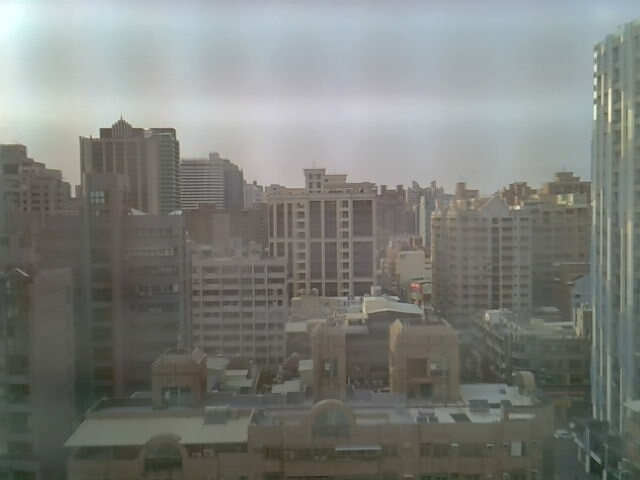
#> input picture BA2.jpg, 640 x 480 px, found by its file name
$ python MainTest2.py
#> lines starting #> are read from the running program, lines starting #| are printed output that depends on the picture
### ImageStitching.py
# OpenCV安裝：pip install opencv-python.import warnings  # 匯入 warnings 模組，用於處理警告訊息
from pathlib import Path
import cv2  # 匯入 OpenCV，用於圖像處理
#pip install matplotlib
import matplotlib.pyplot as plt  # 匯入 Matplotlib，用於圖像顯示
#pip install imageio
import imageio # 匯入 ImageIO，用於圖像讀取與保存
import numpy as np

from datetime import datetime

from ImageStitchingEnum import FeatureExtractionAlgoEnum  # 匯入自定義的特徵提取算法枚舉類
from ImageStitchingEnum import FeatureToMatchEnum  # 匯入自定義的特徵匹配方法枚舉類

#因有用到Switch寫法，所以Python需使用3.10以上版本

from KeyPointsMatching import key_points_matching, key_points_matching_KNN
from SelectDescriptor import select_descriptor_methods
from HomographyStitching import homography_stitching  # 匯入自定義的單應性拼接函數

cv2.ocl.setUseOpenCL(False)  # 禁用 OpenCL 加速以避免潛在的兼容性問題
import warnings  # 匯入 warnings 模組，用於處理警告訊息
warnings.filterwarnings('ignore')  # 忽略所有警告訊息

def main():
    StitchImageByFileName('ba2.jpg', 'ba1.jpg', FeatureExtractionAlgo=FeatureExtractionAlgoEnum.ORB)

StartStitchingTime=0

def StitchImageBySource(TrainPhoto, QueryPhoto, ShowPhoto=False, SavePhoto=False, FeatureExtractionAlgo=FeatureExtractionAlgoEnum.SIFT, FeatureToMatch=FeatureToMatchEnum.BF):
    print("StitchImageBySource")

    if TrainPhoto is None:
        print("TrainPhoto is None")
        return None
    if QueryPhoto is None:
        print("QueryPhoto is None")
        return None

    return __Stitching(TrainPhoto, QueryPhoto, ShowPhoto, SavePhoto, FeatureExtractionAlgo, FeatureToMatch)

# [16 lines left out: function StitchImageByFileName, not called in this run]

# 私有
def __Stitching(TrainPhoto, QueryPhoto, ShowPhoto, SavePhoto, FeatureExtractionAlgo, FeatureToMatch):
    print("Start stitching FeatureExtractionAlgo : "+FeatureExtractionAlgo.name+", FeatureToMatch : "+FeatureToMatch.name)  # 輸出開始拼接的訊息

    StartStitchingTime = datetime.now()

    # SIFT
    # SURF
    # BRISK
    # BRIEF
    # ORB
    #feature_extraction_algo = FeatureExtractionAlgo  # 設定特徵提取算法為 SIFT

    #bf
    #knn
    #feature_to_match = FeatureToMatch  # 設定特徵匹配方法為暴力匹配（BFMatcher）


    # OpenCV 的顏色通道順序為 BGR，需轉換為 RGB 以便 Matplotlib 正確顯示
    train_photo = cv2.cvtColor(TrainPhoto, cv2.COLOR_BGR2RGB)
    # 將訓練圖片轉換為灰階
    train_photo_gray = cv2.cvtColor(train_photo, cv2.COLOR_RGB2GRAY)


    query_photo = cv2.cvtColor(QueryPhoto, cv2.COLOR_BGR2RGB)  # 轉換為 RGB
    query_photo_gray = cv2.cvtColor(query_photo, cv2.COLOR_RGB2GRAY)  # 轉換為灰階

    # 顯示查詢圖片和訓練圖片
    if ShowPhoto or SavePhoto:
        fig, (ax1, ax2) = plt.subplots(nrows=1, ncols=2, constrained_layout=False, figsize=(16, 9))
        ax1.imshow(query_photo, cmap="gray")  # 顯示查詢圖片
        ax1.set_xlabel("Query image", fontsize=14)  # 設定標籤

        ax2.imshow(train_photo, cmap="gray")  # 顯示訓練圖片
        ax2.set_xlabel("Train image (Image to be transformed)", fontsize=14)  # 設定標籤

        #存圖
        if SavePhoto:
            plt.savefig("./output/original_compare"+'.jpeg', bbox_inches='tight', dpi=300, format='jpeg')
    #==================顯示圖


    #plt.show()  # 顯示圖像（目前註解掉）
    #==================顯示圖


    # 提取訓練圖片的特徵點和描述符
    keypoints_train_img, features_train_img = select_descriptor_methods(train_photo_gray, method=FeatureExtractionAlgo)

    # 提取查詢圖片的特徵點和描述符
    keypoints_query_img, features_query_img = select_descriptor_methods(query_photo_gray, method=FeatureExtractionAlgo)

    # 遍歷查詢圖片的特徵點，提取相關屬性（僅作為範例，未使用）
    for keypoint in keypoints_query_img:
        x, y = keypoint.pt  # 特徵點的座標
        size = keypoint.size  # 特徵點的大小
        orientation = keypoint.angle  # 特徵點的方向
        response = keypoint.response  # 特徵點的響應值
        octave = keypoint.octave  # 特徵點所在的金字塔層
        class_id = keypoint.class_id  # 特徵點的類別 ID

    #print("keypoints_query_img : "+len(keypoints_query_img))  # 輸出查詢圖片的特徵點數量
    features_query_img.shape  # 獲取查詢圖片特徵描述符的形狀（未使用）

    #圖片合併
    #切縫合併

    # 顯示檢測到的特徵點
    if ShowPhoto or SavePhoto:
        fig, (ax1, ax2) = plt.subplots(nrows=1, ncols=2, figsize=(20, 8), constrained_layout=False)

        ax1.imshow(cv2.drawKeypoints(train_photo_gray, keypoints_train_img, None, color=(0, 255, 0)))  # 訓練圖片的特徵點
        ax1.set_xlabel("(a)", fontsize=14)

        ax2.imshow(cv2.drawKeypoints(query_photo_gray, keypoints_query_img, None, color=(0, 255, 0)))  # 查詢圖片的特徵點
        ax2.set_xlabel("(b)", fontsize=14)

        #存圖
        if SavePhoto:
            plt.savefig("./output/" + FeatureExtractionAlgo.name + "_features_img_"+'.jpeg', bbox_inches='tight', dpi=300,  format='jpeg')  # 保存特徵點圖像（目前註解掉）

    #==================顯示圖

    #plt.show()  # 顯示圖像（目前註解掉）
    #==================顯示圖


    # 使用 BFMatcher 進行特徵匹配
    #bf = cv2.BFMatcher(cv2.NORM_L2, crossCheck=True)
    # matches = bf.match(features_train_img, features_query_img)
    # #matches = bf.knnMatch(features_train_img, features_query_img, k=6)  # 使用 KNN 匹配

    # # 按照距離排序匹配結果
    # matches = sorted(matches, key=lambda x: x.distance)

    def CheckMatches(matches):
        if matches is None or len(matches) == 0:
            print("No matches found.")
            return False
        return True

    #matches = None
    #mapped_features_image = None
    match FeatureToMatch:
        case FeatureToMatchEnum.BF:
            matches = key_points_matching(features_train_img, features_query_img, FeatureExtractionAlgo)
            if not CheckMatches(matches):
                return None

            mapped_features_image = cv2.drawMatches(train_photo, keypoints_train_img, query_photo, keypoints_query_img, matches[:100],
                None,flags=cv2.DrawMatchesFlags_NOT_DRAW_SINGLE_POINTS)
        case FeatureToMatchEnum.KNN:# Now for cross checking draw the feature-mapping lines also with KNN
            matches = key_points_matching_KNN(features_train_img, features_query_img, ratio=0.75, method=FeatureExtractionAlgo)
            if not CheckMatches(matches):
                return None

            mapped_features_image = cv2.drawMatches(train_photo, keypoints_train_img, query_photo, keypoints_query_img, np.random.choice(matches,100),
                None,flags=cv2.DrawMatchesFlags_NOT_DRAW_SINGLE_POINTS)

    if ShowPhoto or SavePhoto:
        fig = plt.figure(figsize=(20, 8))

        plt.imshow(mapped_features_image)

    #plt.show()

    #存圖
    if SavePhoto:
        plt.savefig("./output/"+FeatureToMatch.name+"_matches_img_"+'.jpeg', bbox_inches='tight', dpi=300, format='jpeg')


    # 呼叫 homography_stitching 函數計算單應性矩陣
    M = homography_stitching(keypoints_train_img, keypoints_query_img, matches, reprojThresh=4)

    if M is None:  # 如果無法計算單應性矩陣，輸出錯誤訊息
        print("homography_stitching is none!")
        return None

    try:
        (matches, Homography_Matrix, status) = M  # 解包返回值
    except Exception as e:
        print("解包返回值 EX : "+str(e))
        return None

    print("Homography_Matrix : ", Homography_Matrix)

    # 計算拼接後圖像的寬度和高度
    width = query_photo.shape[1] + train_photo.shape[1]
    print("Total width : ", width)  # 輸出總寬度

    height = max(query_photo.shape[0], train_photo.shape[0])
    print("Total height : ", height)  # 輸出總高度

    # 使用單應性矩陣進行透視變換，將訓練圖片對齊到查詢圖片
    if Homography_Matrix is None or Homography_Matrix.shape != (3, 3):
        # 檢查 Homography_Matrix 是否有效： 在使用 cv2.warpPerspective 前，檢查矩陣是否為 None 並且符合要求
        print("Invalid Homography_Matrix!")
        return None
    result = cv2.warpPerspective(train_photo, Homography_Matrix, (width, height))

    # 將查詢圖片的像素覆蓋到結果圖像中
    result[0:query_photo.shape[0], 0:query_photo.shape[1]] = query_photo

    if ShowPhoto or SavePhoto:
        # 顯示拼接結果
        plt.figure(figsize=(20, 10))
        #plt.axis('off')
        plt.imshow(result)

        # 保存拼接結果
        if SavePhoto:
            imageio.imwrite("./output/horizontal_panorama_img_"+'.jpeg', result)

        #最終顯示圖像
        if ShowPhoto:
            plt.show()

    # 釋放記憶體
    plt.close('all')  # 關閉 Matplotlib 窗口

    print("合併所耗時間："+str(datetime.now()-StartStitchingTime))

    return result  # 返回拼接結果圖像

# [2 lines that do not run on import are left out]

### SelectDescriptor.py
import cv2  # �פJ OpenCV�A�Ω�Ϲ��B�z
from ImageStitchingEnum import FeatureExtractionAlgoEnum  # 匯入自定義的特徵提取算法枚舉類

def select_descriptor_methods(image, method=None):

    assert method is not None, "Please define a feature descriptor method. accepted Values are: 'sift', 'surf'"

    match method:
        case FeatureExtractionAlgoEnum.SIFT:
            descriptor = cv2.SIFT_create()
        case FeatureExtractionAlgoEnum.SURF:
            descriptor = cv2.SURF_create()
        case FeatureExtractionAlgoEnum.BRISK:
            descriptor = cv2.BRISK_create()
        # case 'brief':
        #     descriptor = cv2.xfeatures2d.BriefDescriptorExtractor_create()
        case FeatureExtractionAlgoEnum.ORB:
            descriptor = cv2.ORB_create()

    (keypoints, features) = descriptor.detectAndCompute(image, None)

    return (keypoints, features)

### HomographyStitching.py
import cv2
import numpy as np  # 匯入 NumPy，用於數值計算

def homography_stitching(keypoints_train_img, keypoints_query_img, matches, reprojThresh):
    """

    Perform homography stitching by calculating the homography matrix.
    converting the keypoints to numpy arrays before passing them for calculating Homography Matrix.

    Because we are supposed to pass 2 arrays of coordinates to cv2.findHomography, as in I have these points in image-1, and I have points in image-2, so now what is the homography matrix to transform the points from image 1 to image 2

    Args:
        keypoints_train_img (list): List of keypoints from the training image.
        keypoints_query_img (list): List of keypoints from the query image.
        matches (list): List of matches between key points in the training and query images.
        reprojThresh (float): Reprojection threshold for the RANSAC algorithm.

    Returns:
        tuple: Tuple containing the matches, homography matrix, and status.
               - matches (list): List of matches between key points in the training and query images.
               - H (numpy.ndarray): Homography matrix.
               - status (numpy.ndarray): Status of inlier points.

    Note:
        The minimum number of matches required for calculating the homography is 4.


    """
    keypoints_train_img = np.float32([keypoint.pt for keypoint in keypoints_train_img])
    keypoints_query_img = np.float32([keypoint.pt for keypoint in keypoints_query_img])

    ''' For findHomography() - I need to have an assumption of a minimum of correspondence points that are present between the 2 images. Here, I am assuming that Minimum Match Count to be 4 '''
    if len(matches) > 4:
        # construct the two sets of points
        points_train = np.float32([keypoints_train_img[m.queryIdx] for m in matches])
        points_query = np.float32([keypoints_query_img[m.trainIdx] for m in matches])

        # Calculate the homography between the sets of points
        (H, status) = cv2.findHomography(points_train, points_query, cv2.RANSAC, reprojThresh)

        return (matches, H, status)
    else:
        return None

### KeyPointsMatching.py
import cv2
from ImageStitchingEnum import FeatureExtractionAlgoEnum  # 匯入自定義的特徵提取算法枚舉類

def key_points_matching(features_train_img, features_query_img, method):
    """
    Perform key points matching between the features of a train image and a query image using a specified method.

    Parameters:
    features_train_img (np.ndarray): Features of the train image.
    features_query_img (np.ndarray): Features of the query image.
    method (str): Method to use for matching.

    Returns:
    rawMatches (list): List of raw matches between the train and query images.
    """
    bf = create_matching_object(method, crossCheck=True)

    # Match descriptors.
    best_matches = bf.match(features_train_img,features_query_img)

    # Sort the features in order of distance.
    # The points with small distance (more similarity) are ordered first in the vector
    rawMatches = sorted(best_matches, key = lambda x:x.distance)
    print("Raw matches with Brute force):", len(rawMatches))
    return rawMatches

# [26 lines left out: function key_points_matching_KNN, not called in this run]

def create_matching_object(method,crossCheck):
    "Create and return a Matcher Object"

    # For BF matcher, first we have to create the BFMatcher object using cv2.BFMatcher().
    # It takes two optional params.
    # normType - It specifies the distance measurement
    # crossCheck - which is false by default. If it is true, Matcher returns only those matches
    # with value (i,j) such that i-th descriptor in set A has j-th descriptor in set B as the best match
    # and vice-versa.

    match method:
        case FeatureExtractionAlgoEnum.SIFT | FeatureExtractionAlgoEnum.SURF:
            bf = cv2.BFMatcher(cv2.NORM_L2, crossCheck=crossCheck)
        case FeatureExtractionAlgoEnum.BRISK | FeatureExtractionAlgoEnum.ORB:
            bf = cv2.BFMatcher(cv2.NORM_HAMMING, crossCheck=crossCheck)

    return bf

### MainTest2.py
from pickle import TRUE
import imageio
import ImageStitching
import matplotlib.pyplot as plt  # 匯入 Matplotlib，用於圖像顯示
from ImageStitching import FeatureExtractionAlgoEnum
import cv2


def main():
    print("MainTest2.py")

    train_photo = cv2.imread('ba2.jpg')  # 讀取訓練圖片
#> train_photo is the input picture: shape (480, 640, 3); mean B, G, R 122.2, 126.6, 124
    # print(train_photo)
    # plt.imshow(train_photo)  # 顯示訓練圖片
    # plt.show()

    query_photo = cv2.imread('ba1.jpg')  # 讀取訓練圖片
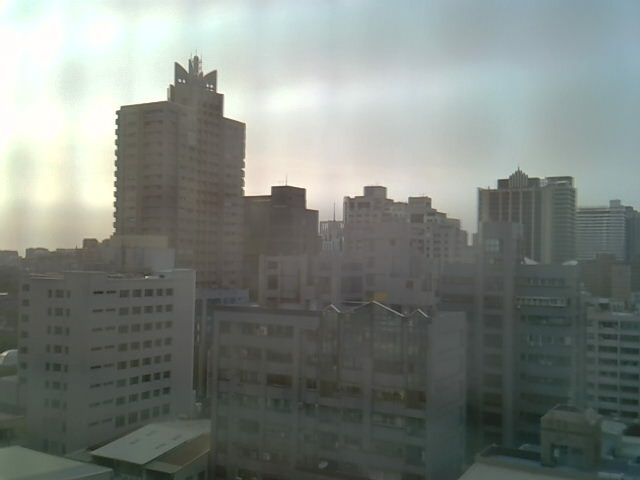
#> input picture BA1.jpg, 640 x 480 px, found by its file name
#> query_photo is the input picture: shape (480, 640, 3); mean B, G, R 125.7, 131.1, 124.7
    # plt.imshow(query_photo)  # 顯示訓練圖片
    # plt.show()

    NewStitchedImage = ImageStitching.StitchImageBySource(
        train_photo, query_photo)
#> in __Stitching, `query_photo_gray = cv2.cvtColor(query_photo, cv2.COLOR_RGB2GRAY)`:
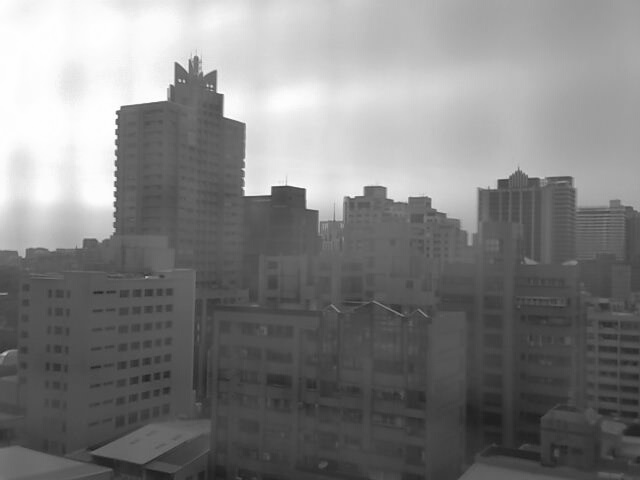
#> query_photo_gray: shape (480, 640); min 26, max 255, mean 128.5
#> in select_descriptor_methods, `(keypoints, features) = descriptor.detectAndCompute(image, None)`: keypoints = 781 keypoints; strongest (x, y, size): (518, 207, 2.7), (595, 106, 2.3), (103, 131, 5.6), (595, 80, 2.4)
#> in __Stitching, `keypoints_train_img, features_train_img = select_descriptor_methods(tr..`:
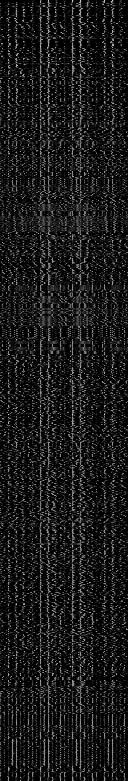
#> features_train_img: shape (781, 128) float32; min 0, max 210, mean 26.4
#> in __Stitching, `keypoints_train_img, features_train_img = select_descriptor_methods(tr..`: keypoints_train_img has the same summary as keypoints in select_descriptor_methods
#> in select_descriptor_methods (call 2), `(keypoints, features) = descriptor.detectAndCompute(image, None)`: keypoints = 292 keypoints; strongest (x, y, size): (177, 142, 79.8), (117, 112, 2.7), (269, 193, 3.3), (180, 80, 1.8)
#> in __Stitching, `keypoints_query_img, features_query_img = select_descriptor_methods(qu..`:
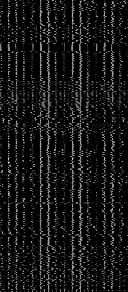
#> features_query_img: shape (292, 128) float32; min 0, max 212, mean 21.6
#> in __Stitching, `keypoints_query_img, features_query_img = select_descriptor_methods(qu..`: keypoints_query_img has the same summary as keypoints in select_descriptor_methods
#> the loop in __Stitching, `for keypoint in keypoints_query_img:` made 292 passes
#> (keypoint, x, y, size, orientation, response, octave) on passes 1 to 3: (keypoint at (4.6, 353.5), size 2.7, 4.58, 353.5, 2.7, 63.05, 0.052, 12911359), (keypoint at (5.7, 356.5), size 2, 5.67, 356.5, 2.01, 238.3, 0.0167, 8126975), (keypoint at (9.2, 348.5), size 1.8, 9.16, 348.5, 1.81, 80.37, 0.0159, 524799)
#> in homography_stitching, `keypoints_train_img = np.float32([keypoint.pt for keypoint in keypoint..`: keypoints_train_img = 781 pairs, first value 2.97 to 630.2, second value 47.89 to 475.6
#> in homography_stitching, `keypoints_query_img = np.float32([keypoint.pt for keypoint in keypoint..`: keypoints_query_img = 292 pairs, first value 4.58 to 634.5, second value 58.02 to 473.9
#> in homography_stitching, `points_train = np.float32([keypoints_train_img[m.queryIdx] for m in ma..`: points_train = 104 pairs, first value 24.62 to 616.7, second value 117.4 to 475.5
#> in homography_stitching, `points_query = np.float32([keypoints_query_img[m.trainIdx] for m in ma..`: points_query = 104 pairs, first value 4.58 to 634.5, second value 58.02 to 469.4
#> in homography_stitching, `(H, status) = cv2.findHomography(points_train, points_query, cv2.RANSA..`: H = [[0.472, -0.0942, 416.3], [-0.173, 0.832, 73.5], [-0.000766, -0.00012, 1]]; status = 104 values, max 1 at index 0, min 0 at index 20, mean 0.298
#> in __Stitching, `M = homography_stitching(keypoints_train_img, keypoints_query_img, mat..`: M = 3 matches
#> in __Stitching, `(matches, Homography_Matrix, status) = M`: matches = 104 matches; Homography_Matrix has the same summary as H in homography_stitching
#| Homography_Matrix :  [[ 4.71655664e-01 -9.41665670e-02  4.16330531e+02]
#|  [-1.73106959e-01  8.32250246e-01  7.34995649e+01]
#|  [-7.66493780e-04 -1.20013846e-04  1.00000000e+00]]
#| Total width :  1280
#| Total height :  480
#> in __Stitching, `result = cv2.warpPerspective(train_photo, Homography_Matrix, (width, h..`:
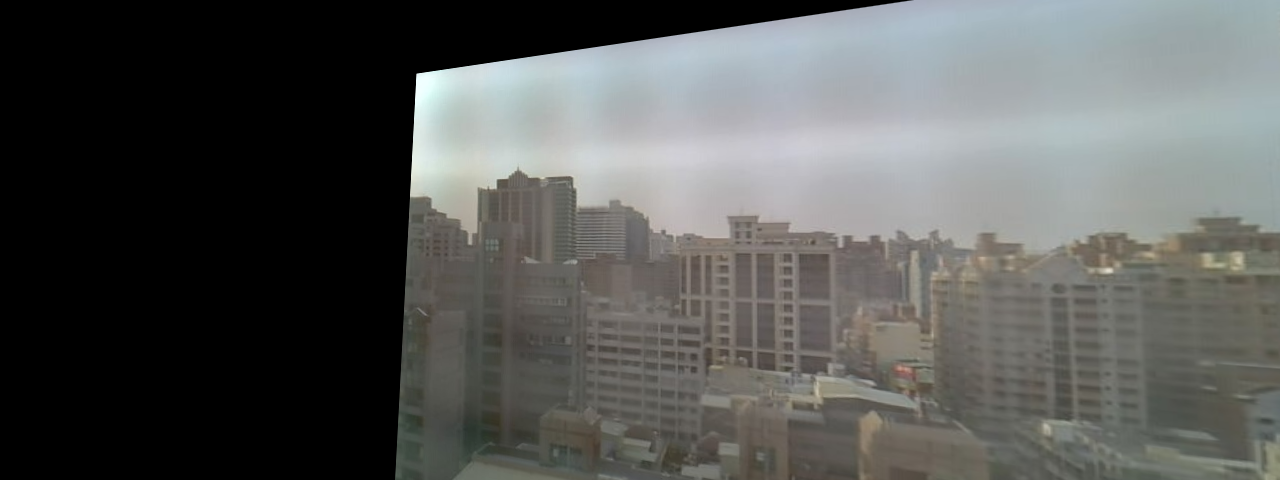
#> result: shape (480, 1280, 3); mean R, G, B 87.8, 89.1, 87.2
#> in __Stitching, `result[0:query_photo.shape[0], 0:query_photo.shape[1]] = query_photo`:
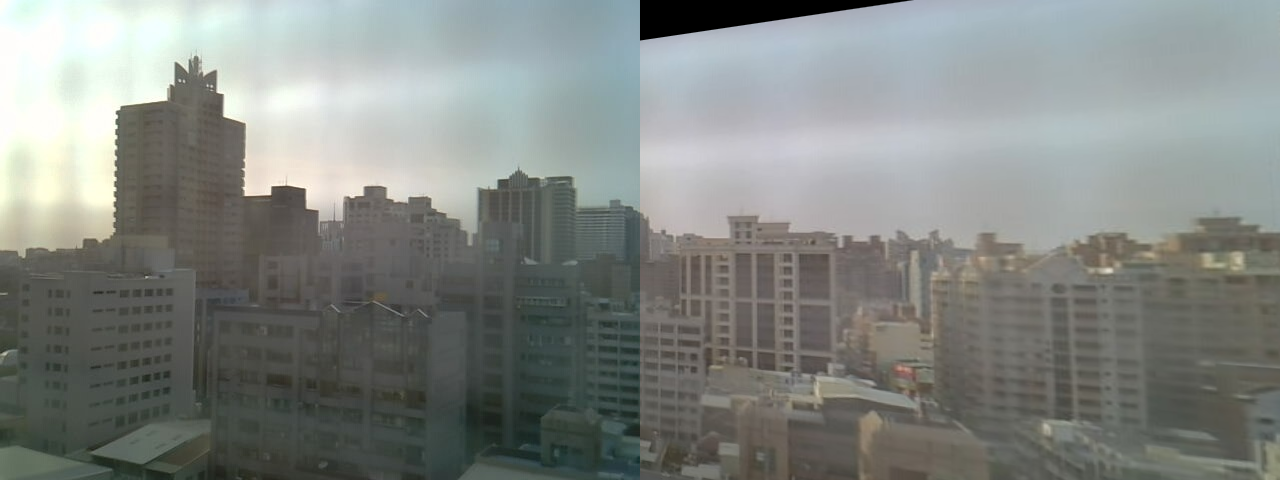
#> result: shape (480, 1280, 3); mean R, G, B 130.4, 134.6, 130.8

    plt.close('all')  # 關閉所有 Matplotlib 窗口 (因為在合併圖片中已多次使用，再次呼叫會把那些視窗都彈出來)
    plt.imshow(NewStitchedImage)  # 帶入圖片
    plt.show()  # 顯示圖片


if __name__ == "__main__":
    main()
